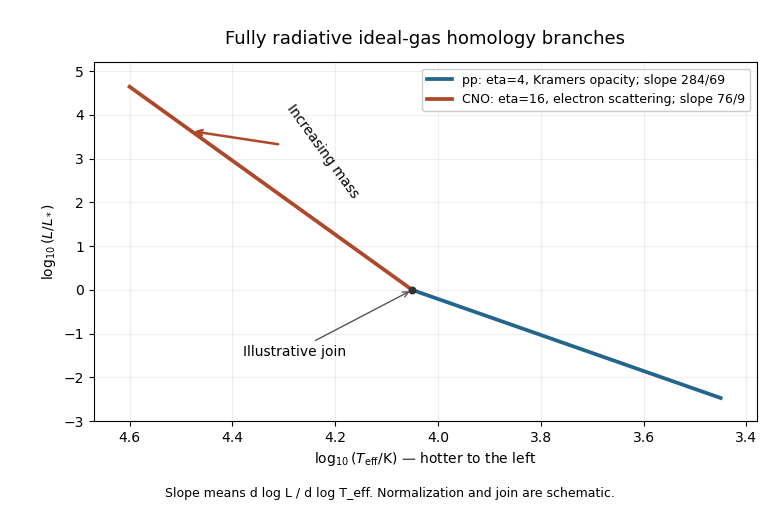

This chart was generated by the following Python code:
"""Illustrative HR homology branches; writes only its PNG basename to cwd.
Supply MPLCONFIGDIR pointing to an owned cache. Python 3.14, numpy/matplotlib.
"""
import os
from pathlib import Path
if not os.environ.get('MPLCONFIGDIR'):
    raise RuntimeError('Supply an owned MPLCONFIGDIR before generating the figure')
import matplotlib
matplotlib.use('Agg')
import matplotlib.pyplot as plt
import numpy as np
spp=284/69;scno=76/9;join=4.05
fig,ax=plt.subplots(figsize=(7.8,5.2),dpi=100,facecolor='white')
ax.set_facecolor('white')
x=np.linspace(3.45,join,200);ax.plot(x,spp*(x-join),color='#23658d',lw=2.7,label='pp: eta=4, Kramers opacity; slope 284/69')
x=np.linspace(join,4.60,200);ax.plot(x,scno*(x-join),color='#ae482b',lw=2.7,label='CNO: eta=16, electron scattering; slope 76/9')
ax.scatter([join],[0],color='#333333',s=22,zorder=3)
ax.annotate('Illustrative join',xy=(join,0),xytext=(4.38,-1.5),arrowprops={'arrowstyle':'->','color':'#555555'},fontsize=10)
ax.annotate('Increasing mass',xy=(4.48,scno*(4.48-join)),xytext=(4.30,scno*(4.30-join)),arrowprops={'arrowstyle':'->','lw':1.8,'color':'#ae482b'},fontsize=10,rotation=-54)
ax.set_xlim(4.67,3.38);ax.set_ylim(-3,5.2)
ax.set_xlabel(r'$\log_{10}(T_{\rm eff}/{\rm K})$ — hotter to the left')
ax.set_ylabel(r'$\log_{10}(L/L_*)$')
ax.set_title('Fully radiative ideal-gas homology branches',fontsize=13,pad=13)
ax.grid(alpha=.20);ax.legend(loc='upper right',fontsize=9,framealpha=1)
fig.subplots_adjust(left=.12,right=.97,top=.88,bottom=.19)
fig.text(.5,.045,'Slope means d log L / d log T_eff. Normalization and join are schematic.',ha='center',fontsize=9)
fig.savefig(Path.cwd()/(Path(__file__).stem+'.png'),dpi=100,facecolor='white',transparent=False)
plt.close(fig)
